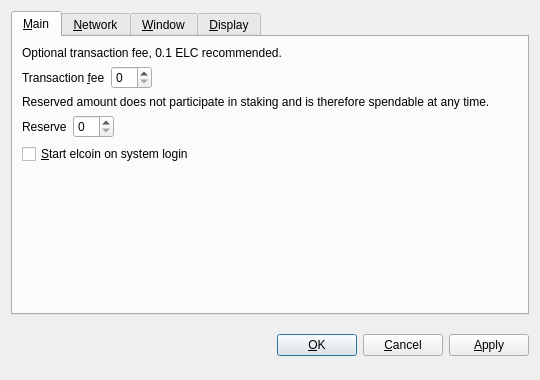
<?xml version="1.0" encoding="UTF-8"?>
<ui version="4.0">
 <class>OptionsDialog</class>
 <widget class="QDialog" name="OptionsDialog">
  <property name="geometry">
   <rect>
    <x>0</x>
    <y>0</y>
    <width>540</width>
    <height>380</height>
   </rect>
  </property>
  <property name="windowTitle">
   <string>Options</string>
  </property>
  <property name="modal">
   <bool>true</bool>
  </property>
  <layout class="QVBoxLayout" name="verticalLayout">
   <item>
    <widget class="QTabWidget" name="tabWidget">
     <property name="tabPosition">
      <enum>QTabWidget::North</enum>
     </property>
     <property name="currentIndex">
      <number>0</number>
     </property>
     <widget class="QWidget" name="tabMain">
      <attribute name="title">
       <string>&amp;Main</string>
      </attribute>
      <layout class="QVBoxLayout" name="verticalLayout_Main">
       <item>
        <widget class="QLabel" name="transactionFeeInfoLabel">
         <property name="text">
          <string>Optional transaction fee, 0.1 ELC recommended.</string>
         </property>
         <property name="textFormat">
          <enum>Qt::PlainText</enum>
         </property>
         <property name="wordWrap">
          <bool>true</bool>
         </property>
        </widget>
       </item>
       <item>
        <layout class="QHBoxLayout" name="horizontalLayouTransactionFee">
         <item>
          <widget class="QLabel" name="transactionFeeLabel">
           <property name="text">
            <string>Transaction &amp;fee</string>
           </property>
           <property name="textFormat">
            <enum>Qt::PlainText</enum>
           </property>
           <property name="buddy">
            <cstring>transactionFee</cstring>
           </property>
          </widget>
         </item>
         <item>
          <widget class="BitcoinFeeField" name="transactionFee"/>
         </item>
         <item>
          <spacer name="horizontalSpacerTransactionFee">
           <property name="orientation">
            <enum>Qt::Horizontal</enum>
           </property>
           <property name="sizeHint" stdset="0">
            <size>
             <width>40</width>
             <height>20</height>
            </size>
           </property>
          </spacer>
         </item>
        </layout>
       </item>
       <item>
        <widget class="QLabel" name="reserveBalanceInfoLabel">
         <property name="text">
          <string>Reserved amount does not participate in staking and is therefore spendable at any time.</string>
         </property>
         <property name="textFormat">
          <enum>Qt::PlainText</enum>
         </property>
         <property name="wordWrap">
          <bool>true</bool>
         </property>
        </widget>
       </item>
       <item>
        <layout class="QHBoxLayout" name="horizontalLayoutReserveBalance">
         <item>
          <widget class="QLabel" name="reserveBalanceLabel">
           <property name="text">
            <string>Reserve</string>
           </property>
           <property name="textFormat">
            <enum>Qt::PlainText</enum>
           </property>
           <property name="buddy">
            <cstring>reserveBalance</cstring>
           </property>
          </widget>
         </item>
         <item>
          <widget class="BitcoinAmountField" name="reserveBalance"/>
         </item>
         <item>
          <spacer name="horizontalSpacerReserveBalance">
           <property name="orientation">
            <enum>Qt::Horizontal</enum>
           </property>
           <property name="sizeHint" stdset="0">
            <size>
             <width>40</width>
             <height>20</height>
            </size>
           </property>
          </spacer>
         </item>
        </layout>
       </item>
       <item>
        <widget class="QCheckBox" name="bitcoinAtStartup">
         <property name="toolTip">
          <string>Automatically start elcoin after logging in to the system.</string>
         </property>
         <property name="text">
          <string>&amp;Start elcoin on system login</string>
         </property>
        </widget>
       </item>
       <item>
        <spacer name="verticalSpacer_Main">
         <property name="orientation">
          <enum>Qt::Vertical</enum>
         </property>
         <property name="sizeHint" stdset="0">
          <size>
           <width>20</width>
           <height>40</height>
          </size>
         </property>
        </spacer>
       </item>
      </layout>
     </widget>
     <widget class="QWidget" name="tabNetwork">
      <attribute name="title">
       <string>&amp;Network</string>
      </attribute>
      <layout class="QVBoxLayout" name="verticalLayout_Network">
       <item>
        <widget class="QCheckBox" name="mapPortUpnp">
         <property name="toolTip">
          <string>Automatically open the Elcoin client port on the router. This only works when your router supports UPnP and it is enabled.</string>
         </property>
         <property name="text">
          <string>Map port using &amp;UPnP</string>
         </property>
        </widget>
       </item>
       <item>
        <widget class="QCheckBox" name="connectSocks">
         <property name="toolTip">
          <string>Connect to the Elcoin network through a SOCKS5 proxy (e.g. when connecting through Tor).</string>
         </property>
         <property name="text">
          <string>&amp;Connect through SOCKS5 proxy:</string>
         </property>
        </widget>
       </item>
       <item>
        <layout class="QHBoxLayout" name="horizontalLayout_Network">
         <item>
          <widget class="QLabel" name="proxyIpLabel">
           <property name="text">
            <string>Proxy &amp;IP:</string>
           </property>
           <property name="textFormat">
            <enum>Qt::PlainText</enum>
           </property>
           <property name="buddy">
            <cstring>proxyIp</cstring>
           </property>
          </widget>
         </item>
         <item>
          <widget class="QValidatedLineEdit" name="proxyIp">
           <property name="maximumSize">
            <size>
             <width>140</width>
             <height>16777215</height>
            </size>
           </property>
           <property name="toolTip">
            <string>IP address of the proxy (e.g. 127.0.0.1)</string>
           </property>
          </widget>
         </item>
         <item>
          <widget class="QLabel" name="proxyPortLabel">
           <property name="text">
            <string>&amp;Port:</string>
           </property>
           <property name="textFormat">
            <enum>Qt::PlainText</enum>
           </property>
           <property name="buddy">
            <cstring>proxyPort</cstring>
           </property>
          </widget>
         </item>
         <item>
          <widget class="QLineEdit" name="proxyPort">
           <property name="maximumSize">
            <size>
             <width>55</width>
             <height>16777215</height>
            </size>
           </property>
           <property name="toolTip">
            <string>Port of the proxy (e.g. 9050)</string>
           </property>
          </widget>
         </item>
         <item>
          <spacer name="horizontalSpacer_Network">
           <property name="orientation">
            <enum>Qt::Horizontal</enum>
           </property>
           <property name="sizeHint" stdset="0">
            <size>
             <width>40</width>
             <height>20</height>
            </size>
           </property>
          </spacer>
         </item>
        </layout>
       </item>
       <item>
        <spacer name="verticalSpacer_Network">
         <property name="orientation">
          <enum>Qt::Vertical</enum>
         </property>
         <property name="sizeHint" stdset="0">
          <size>
           <width>20</width>
           <height>40</height>
          </size>
         </property>
        </spacer>
       </item>
      </layout>
     </widget>
     <widget class="QWidget" name="tabWindow">
      <attribute name="title">
       <string>&amp;Window</string>
      </attribute>
      <layout class="QVBoxLayout" name="verticalLayout_Window">
       <item>
        <widget class="QCheckBox" name="minimizeToTray">
         <property name="toolTip">
          <string>Show only a tray icon after minimizing the window.</string>
         </property>
         <property name="text">
          <string>&amp;Minimize to the tray instead of the taskbar</string>
         </property>
        </widget>
       </item>
       <item>
        <widget class="QCheckBox" name="minimizeOnClose">
         <property name="toolTip">
          <string>Minimize instead of exit the application when the window is closed. When this option is enabled, the application will be closed only after selecting Quit in the menu.</string>
         </property>
         <property name="text">
          <string>M&amp;inimize on close</string>
         </property>
        </widget>
       </item>
       <item>
        <spacer name="verticalSpacer_Window">
         <property name="orientation">
          <enum>Qt::Vertical</enum>
         </property>
         <property name="sizeHint" stdset="0">
          <size>
           <width>20</width>
           <height>40</height>
          </size>
         </property>
        </spacer>
       </item>
      </layout>
     </widget>
     <widget class="QWidget" name="tabDisplay">
      <attribute name="title">
       <string>&amp;Display</string>
      </attribute>
      <layout class="QVBoxLayout" name="verticalLayout_Display">
       <item>
        <layout class="QHBoxLayout" name="horizontalLayout_1_Display">
         <item>
          <widget class="QLabel" name="langLabel">
           <property name="text">
            <string>User Interface &amp;language:</string>
           </property>
           <property name="textFormat">
            <enum>Qt::PlainText</enum>
           </property>
           <property name="buddy">
            <cstring>lang</cstring>
           </property>
          </widget>
         </item>
         <item>
          <widget class="QValueComboBox" name="lang">
           <property name="toolTip">
            <string>The user interface language can be set here. This setting will take effect after restarting elcoin.</string>
           </property>
          </widget>
         </item>
        </layout>
       </item>
       <item>
        <layout class="QHBoxLayout" name="horizontalLayout_2_Display">
         <item>
          <widget class="QLabel" name="unitLabel">
           <property name="text">
            <string>&amp;Unit to show amounts in:</string>
           </property>
           <property name="textFormat">
            <enum>Qt::PlainText</enum>
           </property>
           <property name="buddy">
            <cstring>unit</cstring>
           </property>
          </widget>
         </item>
         <item>
          <widget class="QValueComboBox" name="unit">
           <property name="toolTip">
            <string>Choose the default subdivision unit to show in the interface and when sending coins.</string>
           </property>
          </widget>
         </item>
        </layout>
       </item>
       <item>
        <widget class="QCheckBox" name="coinControlFeatures">
         <property name="toolTip">
          <string>Whether to show coin control features or not.</string>
         </property>
         <property name="text">
          <string>Display coin &amp;control features (experts only!)</string>
         </property>
        </widget>
       </item>
       <item>
        <widget class="QCheckBox" name="useBlackTheme">
         <property name="text">
          <string>Use black visual theme (requires restart)</string>
         </property>
        </widget>
       </item>
       <item>
        <spacer name="verticalSpacer_Display">
         <property name="orientation">
          <enum>Qt::Vertical</enum>
         </property>
         <property name="sizeHint" stdset="0">
          <size>
           <width>20</width>
           <height>40</height>
          </size>
         </property>
        </spacer>
       </item>
      </layout>
     </widget>
    </widget>
   </item>
   <item>
    <layout class="QHBoxLayout" name="horizontalLayout_Buttons">
     <item>
      <spacer name="horizontalSpacer_1">
       <property name="orientation">
        <enum>Qt::Horizontal</enum>
       </property>
       <property name="sizeHint" stdset="0">
        <size>
         <width>40</width>
         <height>48</height>
        </size>
       </property>
      </spacer>
     </item>
     <item>
      <widget class="QLabel" name="statusLabel">
       <property name="font">
        <font>
         <weight>75</weight>
         <bold>true</bold>
        </font>
       </property>
       <property name="text">
        <string/>
       </property>
       <property name="textFormat">
        <enum>Qt::PlainText</enum>
       </property>
       <property name="wordWrap">
        <bool>true</bool>
       </property>
      </widget>
     </item>
     <item>
      <spacer name="horizontalSpacer_2">
       <property name="orientation">
        <enum>Qt::Horizontal</enum>
       </property>
       <property name="sizeHint" stdset="0">
        <size>
         <width>40</width>
         <height>48</height>
        </size>
       </property>
      </spacer>
     </item>
     <item>
      <widget class="QPushButton" name="okButton">
       <property name="text">
        <string>&amp;OK</string>
       </property>
      </widget>
     </item>
     <item>
      <widget class="QPushButton" name="cancelButton">
       <property name="text">
        <string>&amp;Cancel</string>
       </property>
       <property name="autoDefault">
        <bool>false</bool>
       </property>
      </widget>
     </item>
     <item>
      <widget class="QPushButton" name="applyButton">
       <property name="text">
        <string>&amp;Apply</string>
       </property>
       <property name="autoDefault">
        <bool>false</bool>
       </property>
      </widget>
     </item>
    </layout>
   </item>
  </layout>
 </widget>
 <customwidgets>
  <customwidget>
   <class>BitcoinAmountField</class>
   <extends>QSpinBox</extends>
   <header>bitcoinamountfield.h</header>
  </customwidget>
  <customwidget>
   <class>BitcoinFeeField</class>
   <extends>QSpinBox</extends>
   <header>bitcoinfeefield.h</header>
  </customwidget>
  <customwidget>
   <class>QValueComboBox</class>
   <extends>QComboBox</extends>
   <header>qvaluecombobox.h</header>
  </customwidget>
  <customwidget>
   <class>QValidatedLineEdit</class>
   <extends>QLineEdit</extends>
   <header>qvalidatedlineedit.h</header>
  </customwidget>
 </customwidgets>
 <resources/>
 <connections/>
</ui>
